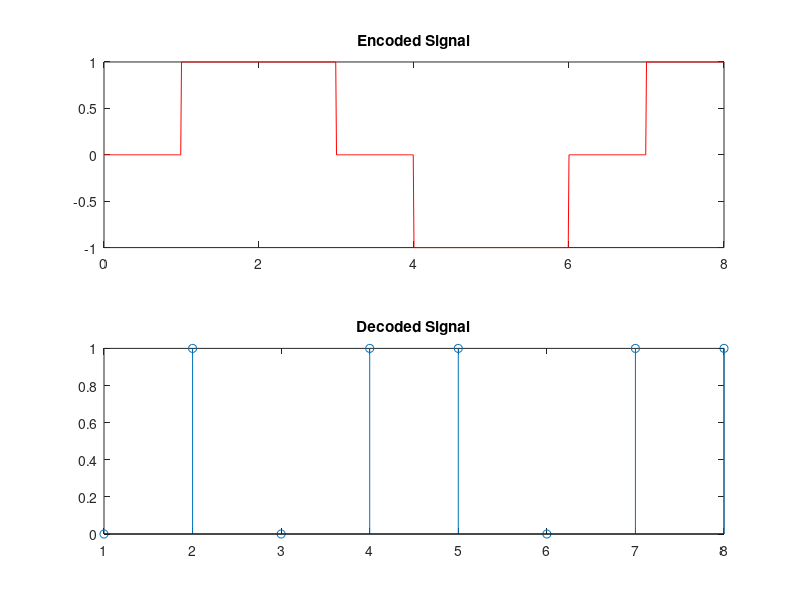

The MATLAB source for this figure:

data = [0 1 0 1 1 0 1 1];
bit_rate = 1;

Time = length(data)/bit_rate;
points = 100;
total_points = length(data)*points;
sample_time = 0:Time/total_points:Time - (Time/total_points);
encoded_output = zeros(1, length(sample_time));

last_non_zero_level = -1;
no_change = 0;

for i=0:length(data)-1
    if data(i+1)== 0
        encoded_output(i*points+1:(i+1)*points) = no_change;
        
    else
      if no_change == 0
       if last_non_zero_level>0
           encoded_output(i*points+1:(i+1)*points) = -1;
           no_change = -1;
           last_non_zero_level = -1;
       else
           encoded_output(i*points+1:(i+1)*points) = 1;
           no_change = 1;
           last_non_zero_level = 1;
       end
      else
        encoded_output(i*points+1:(i+1)*points) = 0;
        no_change = 0;  
      end
    end
end

if data(1)==1
    encoded_output(1) = 0;
end

subplot(2, 1, 1)
plot(sample_time, encoded_output, 'r');
title('Encoded Signal');

%Decoding the encoded signal
data_length = length(encoded_output)/points;
decoded_data = zeros(1, data_length);

value = 0;

for i=0:data_length-1
    
    if encoded_output(i*points+2) == value
        decoded_data(i+1) = 0;
    else
        decoded_data(i+1) = 1;
        value = encoded_output(i*points+2);
    end
end

subplot(2, 1, 2);
stem(decoded_data);
title('Decoded Signal');

